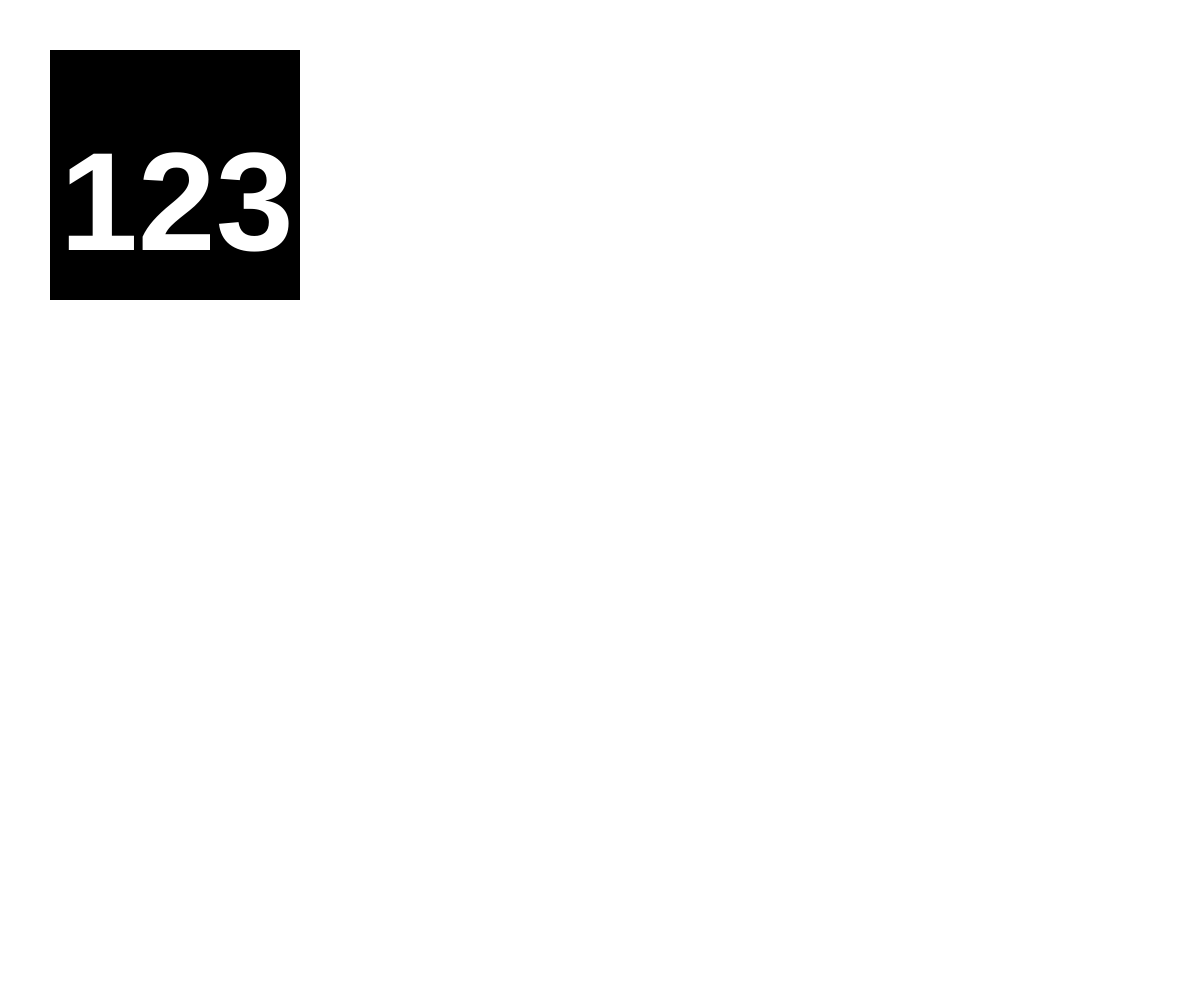
Frame 1 (no input)
Frame 60 (no input): identical to frame 1, image omitted
Frame 120 (the mouse pressed at the canvas centre since frame 60): identical to frame 1, image omitted

The p5.js sketch that drew this single still picture (run headless with seeded random() and noise() and a simulated clock; from frame 60 on, the mouse is pressed at the canvas centre):

// p5.js sketch
// ── sketch.js
/* eslint-disable no-undef, no-unused-vars */

function setup() {
  createCanvas(windowWidth, windowHeight);
  // Put setup code here
}

const foo = "123";
function draw() {
  // Put drawings here
  fill(0, 0, 0);
  noStroke();
  rect(50, 50, 250, 250);
  fill(255);
  textStyle(BOLD);
  textSize(140);
  text(foo, 60, 250);
}

// This Redraws the Canvas when resized
windowResized = function () {
  resizeCanvas(windowWidth, windowHeight);
};
